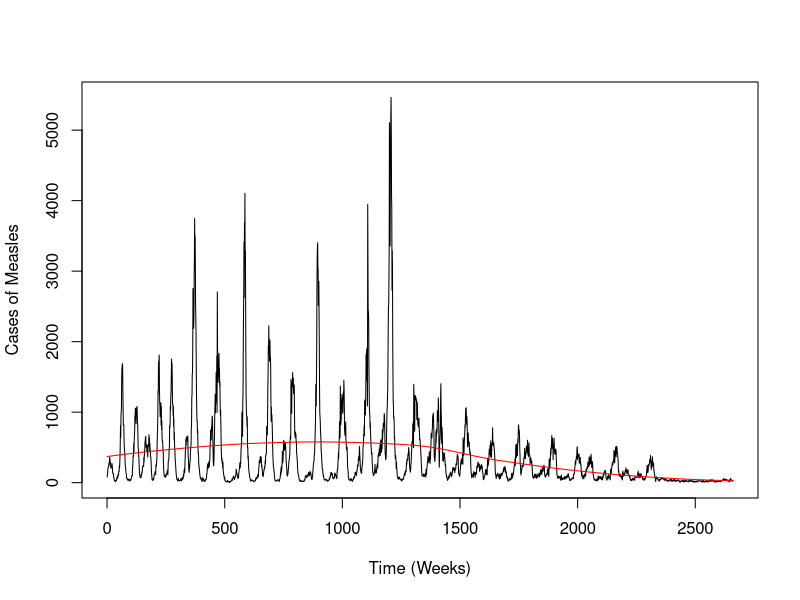
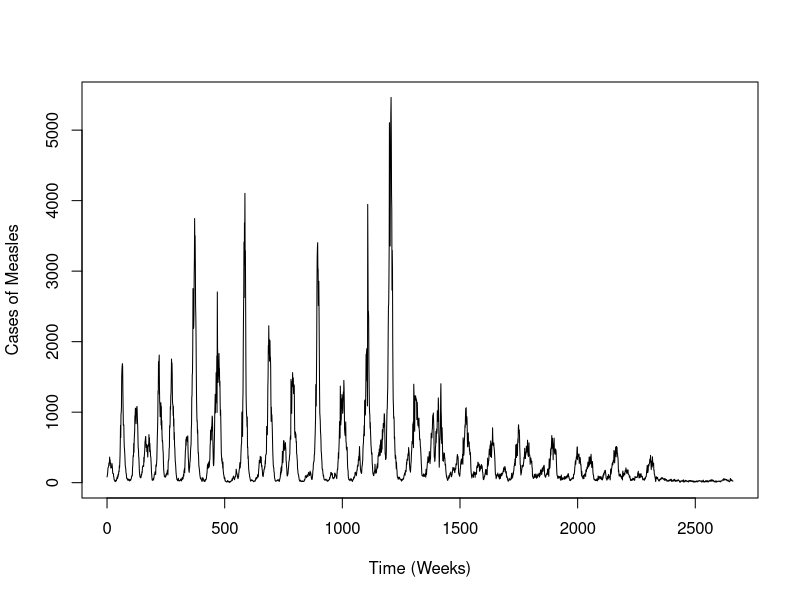
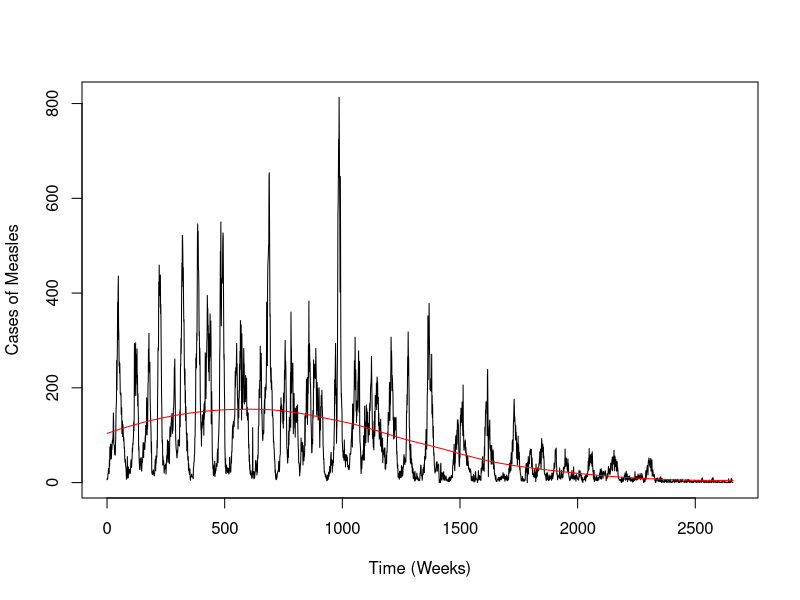
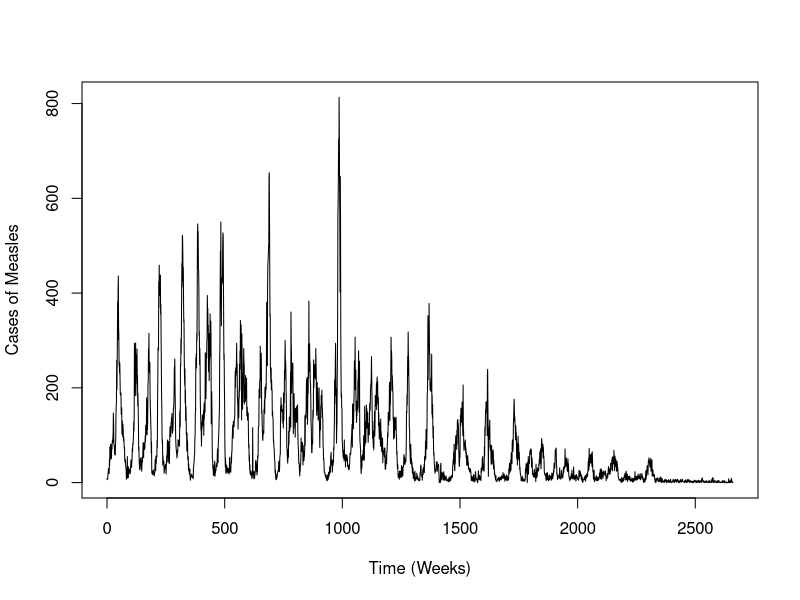
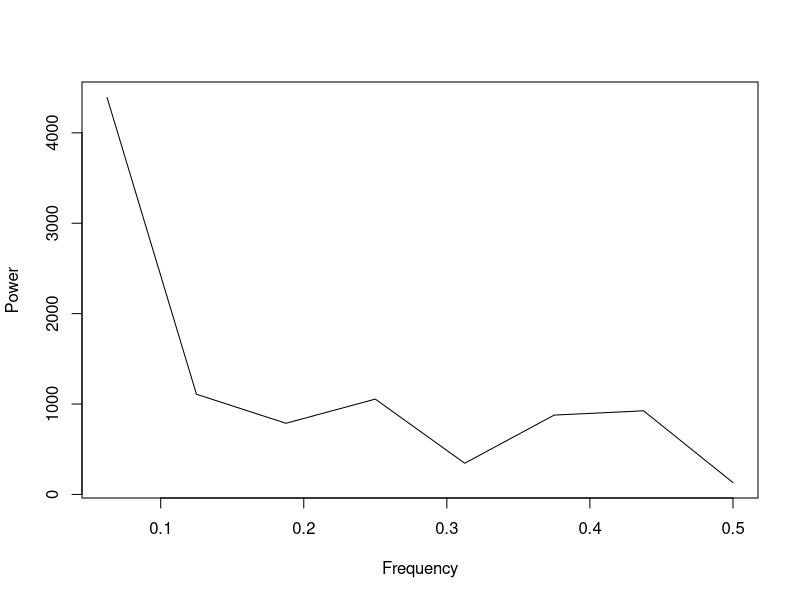
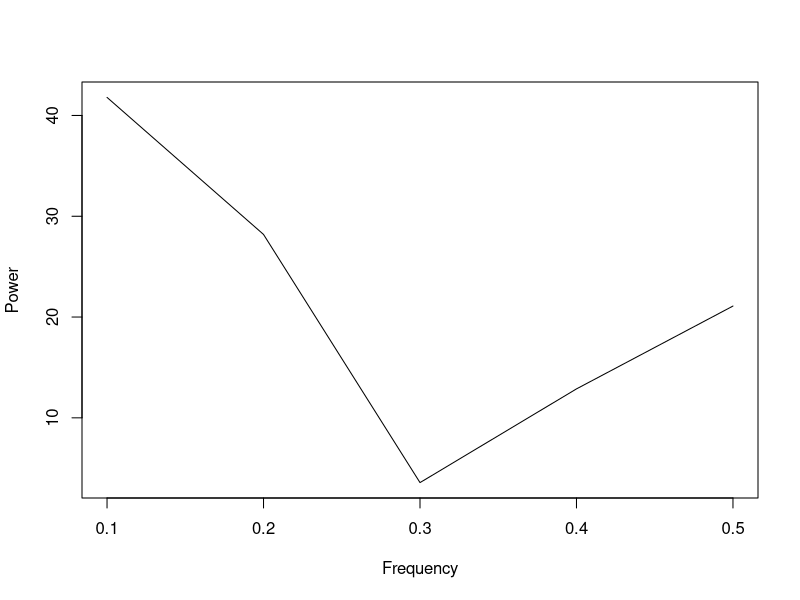

These figures' R source, in order:
####################QUESTION 1####################
###############PART A###############
###############PART I###############

londona <- read.csv("meas_uk__lon_1944-94_wk.csv")
liverpoola <- read.csv("meas_uk__lpl_1944-94_wk.csv")

londonb <- londona[-c(1,2,3,4,5,6,7,8,9),] ##cleaning out not needed data
liverpoolb <- liverpoola[-c(1,2,3,4,5,6,7,8,9),] ##cleaning out not needed data

read.ymdc <- function(dat){
  year <- dat[seq(1,length(dat),4)]
  month <-dat[seq(2,length(dat),4)]
  day <-dat[seq(3,length(dat),4)]
  date<-as.Date(paste(year, month, day, sep = "."), format = "%Y.%m.%d")
  count <-dat[seq(4,length(dat),4)]
  count <- as.numeric(as.character(count))
  week <- as.numeric((date - date[1])/7)
  l <- list(date, count, week)
  L <- data.frame(l)
  names(L) <-c("Date", "Counts", "Week")
  return(L)
}

London <- read.ymdc(londonb)
Liverpool <-read.ymdc(liverpoolb)

###############PART II###############

time.plot<-function(dat,add){
  if(add == TRUE){
    X<-plot(dat$Week, dat$Counts, type = "l", xlab = "Time (Weeks)", ylab = "Cases of Measles")
    lo <- loess(dat$Counts~dat$Week)
    lin <- lines(predict(lo), col = "red")
  }
  if(add == FALSE){
    X<-plot(dat$Week, dat$Counts, type = "l", xlab = "Time (Weeks)", ylab = "Cases of Measles")
  }
}

time.plot(London, add=TRUE)
time.plot(London, add = FALSE)
time.plot(Liverpool, add=TRUE)
time.plot(Liverpool, add=FALSE)

###############PART III###############

periodogram<-function(dat, timemin = 1944-01-07, timemax = 1994-12-31){
  v<-ts(dat$Counts, start = timemin, end = timemax, frequency = 1)
  s<-spectrum(v, plot=FALSE)
  plot(s$freq, s$spec, type = "l", xlab = "Frequency", ylab = "Power")
}

periodogram(London)
periodogram(Liverpool, 1990-01-01, 1999-01-01)

###############PART B###############

##needs to be completed

####################QUESTION 2####################
###############PART A###############

##needs to be completed

SI.Gillepsie<-function(){
  
}

###############PART B###############

##needs to be completed
